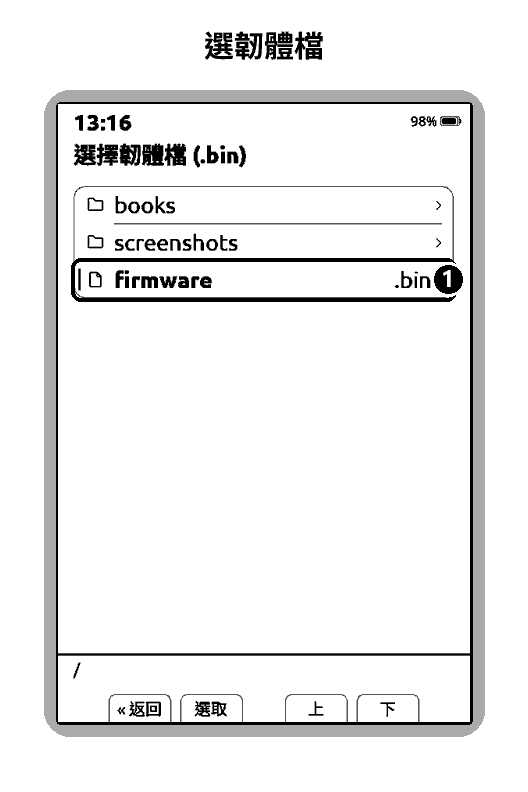
#> input picture guide/images/fig-firmware-pick.png, 528 x 792 px, given in place of logo.png, which was not available
$ python build-guide-epub.py
#> lines starting #> are read from the running program, lines starting #| are printed output that depends on the picture
#!/usr/bin/env python3
"""build-guide-epub.py — build 《歡迎使用 CrossMosa》, the on-device onboarding book.

WHAT THIS IS
  A 12-chapter EPUB that teaches the device by making the reader operate it. Each
  chapter ends with one instruction whose natural result moves the reader forward.
  It ships as a release asset and inside the firmware zip.

USAGE
  python3 guide/build-guide-epub.py                 # build + verify, writes guide/歡迎使用CrossMosa.epub
  python3 guide/build-guide-epub.py --out DIR       # write the .epub somewhere else
  python3 guide/build-guide-epub.py --no-verify     # skip the conformance pass (don't)

REQUIREMENTS
  Python 3.8+ and Pillow (already in scripts/requirements.txt). Nothing else — the
  EPUB is written straight with zipfile, the way scripts/generate_test_epub.py does,
  rather than through ebooklib. Two reasons: ebooklib is not a declared dependency of
  this repo, and writing the zip directly is what lets the build be byte-for-byte
  reproducible (see below).

REPRODUCIBLE
  Same input tree, same output bytes. Entries are written in a fixed order with
  timestamps pinned to GUIDE_EPOCH (overridable with SOURCE_DATE_EPOCH). Unlike
  scripts/mk-release.sh this does NOT track HEAD — see source_date_epoch(). Verify
  with two builds and sha256sum.

THE VERIFY PASS IS THE POINT
  This book makes operational claims about a device nobody can unit-test here, and its
  footnote chapter only works if the markup matches what lib/Epub actually parses. So
  the build asserts, against the firmware source in this same tree:

    * every footnote <a href> resolves the way Epub::resolveHrefToSpineIndex resolves
      (filename-only match), and its target id sits on an element the parser will
      record as an anchor (ChapterHtmlSlimParser skips ids on <span>);
    * every character of the book title and of every TOC label is present in the
      built-in UI font — TOC entries and titles render with the *UI* font, not the SD
      reading font, so a character outside the 7,413-Han set is a box on screen;
    * the cover and figure PNGs are inside what lib/PngToBmpConverter accepts;
    * FootnoteEntry's fixed buffers (href 96 bytes, label 32) are not overrun;
    * the container/OPF/spine/manifest agree and every XHTML file is well-formed.

  A failure here is a book that looks fine in Calibre and misbehaves on the X3.
"""

import argparse
import io
import os
import re
import struct
import sys
import unicodedata
import xml.etree.ElementTree as ET
import zipfile
from pathlib import Path

GUIDE_DIR = Path(__file__).resolve().parent
ROOT = GUIDE_DIR.parent

CHAPTER_DIR = GUIDE_DIR / "chapters"
STYLE_FILE = GUIDE_DIR / "style.css"

LOGO_PNG = ROOT / "docs/promo/logo.png"
COVER_FONT = ROOT / "fonts/ui-subset/UI-NotoSans-Bold.otf"
UI_FONT_HEADER = ROOT / "lib/EpdFont/builtinFonts/ubuntu_14_regular.h"

BOOK_TITLE = "歡迎使用 CrossMosa"
BOOK_AUTHOR = "CrossMosa contributors"
BOOK_ID = "urn:uuid:crossmosa-guide-1-0-0"
BOOK_LANG = "zh-TW"

# Pinned publication timestamp for the archive entries — the CrossMosa 1.0.0 release
# commit's own %ct. See source_date_epoch() for why this is a constant and not HEAD.
GUIDE_EPOCH = 1786082852

# Filename rationale is in guide/README.md. Short version: the firmware writes CJK
# filenames itself (StringUtils::sanitizeFilename keeps every codepoint >= 128), the
# no-spaces rule is about /.fonts/ FOLDER names, and a leading dot would make the file
# hidden. So a space-free CJK name is the safe and friendly choice.
OUTPUT_NAME = "歡迎使用CrossMosa.epub"

# X3 panel, portrait. The cover doubles as the home-screen thumbnail source.
COVER_W, COVER_H = 528, 792

# Chapter order and TOC labels. Explicit rather than derived from filenames so that
# renaming a source file cannot silently reorder the book.
CHAPTERS = [
    ("01-keys.xhtml", "1　你已經會翻頁了"),
    ("02-home.xhtml", "2　首頁與書架"),
    ("03-long-press.xhtml", "3　試試長按"),
    ("04-favorites.xhtml", "4　把書放進最愛"),
    ("05-fonts.xhtml", "5　換一套字"),
    ("06-bookmark.xhtml", "6　在這一頁夾書籤"),
    ("07-contents-footnotes.xhtml", "7　找章節與註腳"),
    ("08-vertical-zhuyin.xhtml", "8　直排與注音"),
    ("09-images.xhtml", "9　看圖片與整頁圖"),
    ("10-getting-books.xhtml", "10　把書放進 CrossMosa"),
    ("11-sleep-wallpaper.xhtml", "11　休眠與待機畫面"),
    ("12-update.xhtml", "12　更新韌體"),
    ("13-missing-glyphs.xhtml", "13　遇到方塊字"),
    ("14-thanks.xhtml", "14　謝謝你"),
    ("80-advanced-rescue.xhtml", "進階　更新出問題時"),
    ("90-notes.xhtml", "註釋"),
]

FIGURE_NAME = "greyscale.png"

# Full-screen teaching figures (2.2.0+): guide/images/fig-*.png, 528x792, 2-bit grey, made by the
# maintainer's figure script from X3 screenshots. A chapter places one with a line of its own:
#     <figure-page src="fig-home-cover" alt="…"/>
# The chapter is split there: the figure becomes its own spine document marked
# rendition:layout-pre-paginated (the firmware shows it full-screen, 1:1 on X3, scaled on X4),
# and the text after it continues in "<chapter>-N.xhtml". A fixed-layout page must hold
# nothing but the image — the firmware demotes one with text back to normal layout.
FIG_DIR = GUIDE_DIR / "images"
FIG_RE = re.compile(r'^\s*<figure-page src="(fig-[a-z0-9-]+)" alt="([^"]*)"/>\s*$', re.M)


# ---------------------------------------------------------------------------
# Generated images
# ---------------------------------------------------------------------------


def _load_pil():
    try:
        from PIL import Image, ImageDraw, ImageFont  # noqa: F401
    except ImportError:
        sys.exit("Pillow is required (pip install -r scripts/requirements.txt)")
    from PIL import Image, ImageDraw, ImageFont

    return Image, ImageDraw, ImageFont


def make_cover_png() -> bytes:
    """528x792 cover: the bear logo over the title, set in the repo's own UI subset.

    The face is fonts/ui-subset/UI-NotoSans-Bold.otf — the same subset the firmware's
    UI faces are cut from, and in this tree, so the cover renders identically on any
    machine instead of depending on whatever CJK font happens to be installed.
    """
    Image, ImageDraw, ImageFont = _load_pil()

    cover = Image.new("L", (COVER_W, COVER_H), color=255)
#> cover: PIL image 528x792 L; every value is 255
    draw = ImageDraw.Draw(cover)

    logo_side = 330
    with Image.open(LOGO_PNG) as raw:
#> raw is the input picture: PIL image 528x792 L; min 0, max 255, mean 238.3
        if raw.mode in ("RGBA", "LA", "P"):
            bg = Image.new("RGB", raw.size, (255, 255, 255))
            bg.paste(raw, mask=raw.convert("RGBA").split()[3])
            logo = bg
        else:
            logo = raw.convert("RGB")
        logo = logo.convert("L").resize((logo_side, logo_side), Image.LANCZOS)
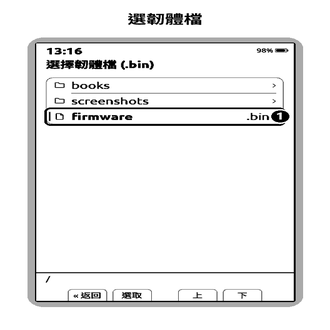
#> logo: PIL image 330x330 L; min 0, max 255, mean 237.9
    logo_y = 176
    cover.paste(logo, ((COVER_W - logo_side) // 2, logo_y))
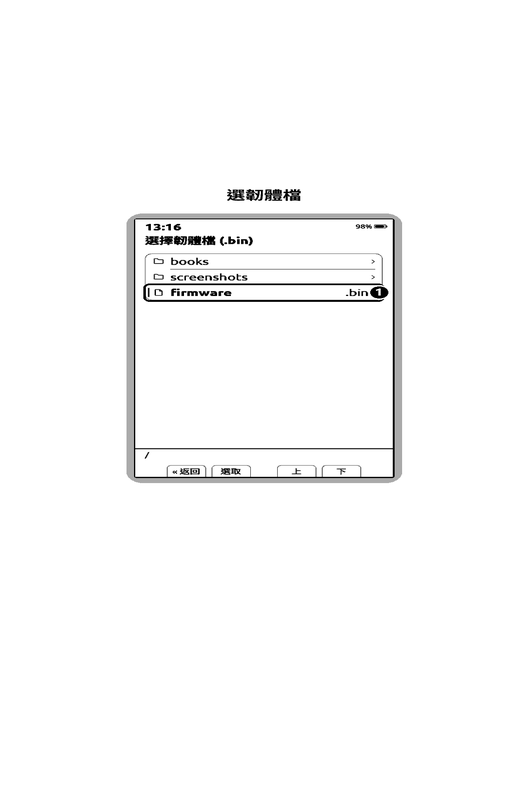
#> cover: PIL image 528x792 L; min 0, max 255, mean 250.6

    if not COVER_FONT.is_file():
#> (the run stopped early here; a loop or call above may not have finished)

$ run again, on guide/images/fig-keys.png
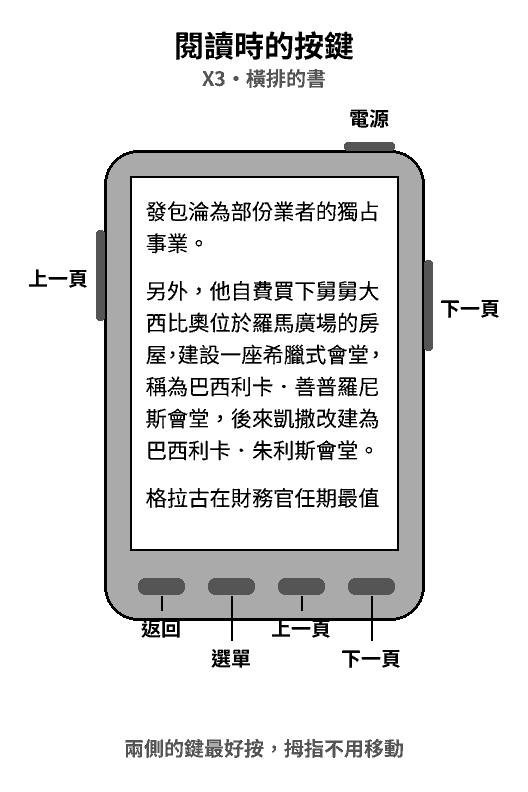
#> input picture guide/images/fig-keys.png, 528 x 792 px, given in place of logo.png, which was not available
#> in make_cover_png, raw is the input picture: PIL image 528x792 L; min 0, max 255, mean 227.7
#> in make_cover_png, `logo = logo.convert("L").resize((logo_side, logo_side), Image.LANCZOS)`:
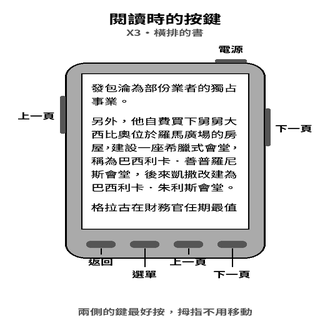
#> logo: PIL image 330x330 L; min 0, max 255, mean 227.1
#> in make_cover_png, `cover.paste(logo, ((COVER_W - logo_side) // 2, logo_y))`:
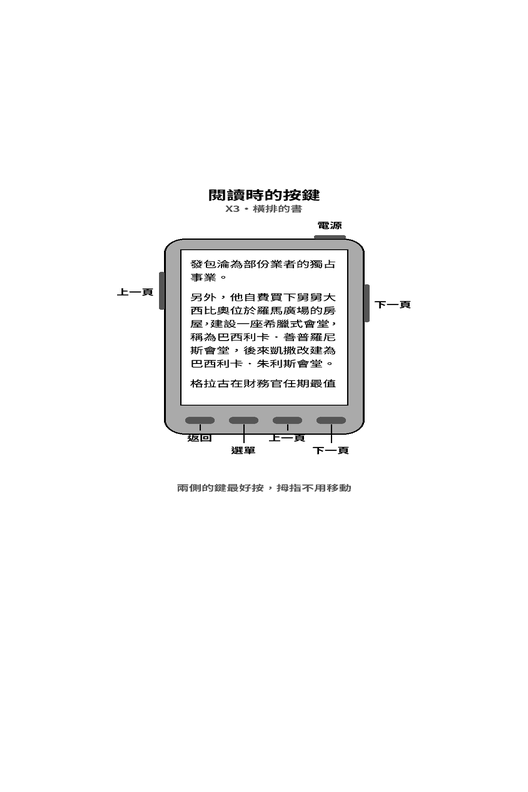
#> cover: PIL image 528x792 L; min 0, max 255, mean 247.7

$ run again, on guide/images/fig-reader-menu.png
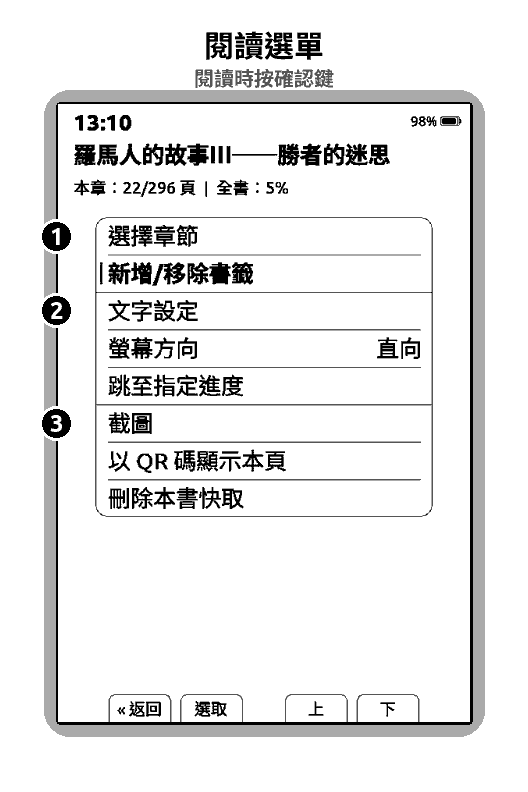
#> input picture guide/images/fig-reader-menu.png, 528 x 792 px, given in place of logo.png, which was not available
#> in make_cover_png, raw is the input picture: PIL image 528x792 L; min 0, max 255, mean 232.8
#> in make_cover_png, `logo = logo.convert("L").resize((logo_side, logo_side), Image.LANCZOS)`:
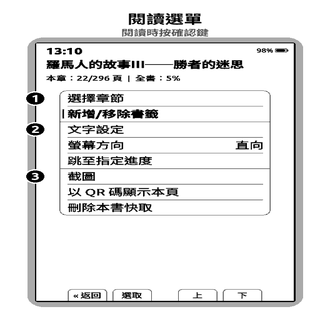
#> logo: PIL image 330x330 L; min 0, max 255, mean 232.3
#> in make_cover_png, `cover.paste(logo, ((COVER_W - logo_side) // 2, logo_y))`:
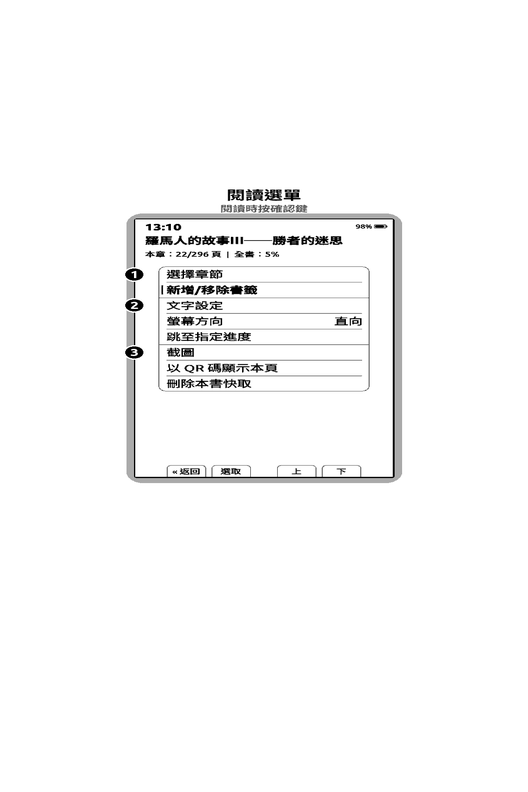
#> cover: PIL image 528x792 L; min 0, max 255, mean 249.1
